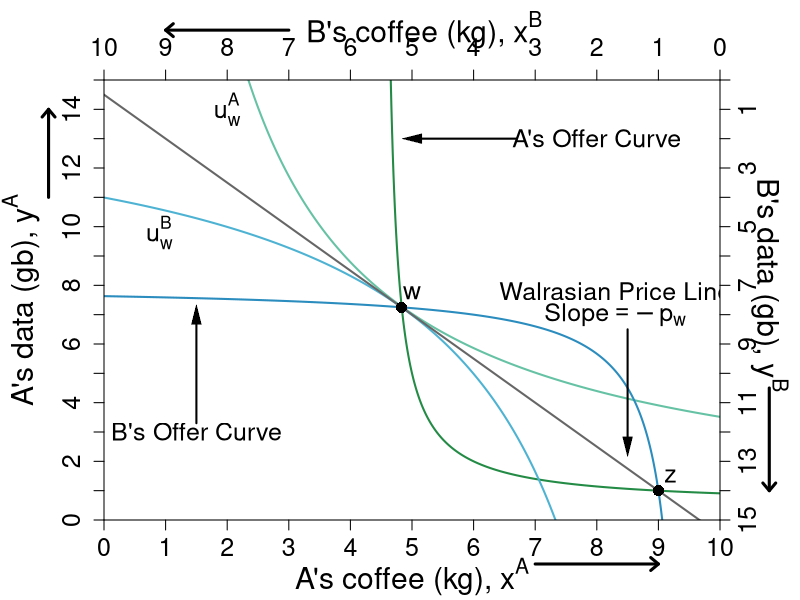

Write the R code that produced this figure.
#' Graph Designer: Simon Halliday, Scott Cohn
#' Authors: Bowles and Halliday
#' Title: Coordination, Conflict and Competition: A Text in Microeconomics

library("shape")

pdf(file = "what_can_markets_do/property_walras_market_2.pdf", width = 9, height = 7)

# Set parameters for graphics
axislabelsize <- 1.8
labelsize <- 1.5
namesize <- 1.8
annotatesize <- 1.5
graphlinewidth <- 2
segmentlinewidth <- 1.5

COL <- c("#7fc97f", "#beaed4", "#fdc086", "#ffff99", "#386cb0", "#f0027f", "#bf5b17", "#666666")
COLA <- c("#e0f3db", "#99d8c9","#66c2a4","#41ae76", "#238b45", "#005824")
COLB <- c("#c6dbef", "#4eb3d3", "#2b8cbe", "#0868ac","#084081")
COLC <- c("#fcfbfd", "#efedf5", "#dadaeb", "#bcbddc", "#9e9ac8", "#807dba", "#6a51a3", "#54278f", "#3f007d")
grays <- gray.colors(25, start = 1, end = 0, alpha = 1)



indiffcurveA1 <- function(x, U = 4, A = 1, a = 0.5) {
  ((((U-2)/A)*(1/x)^a)^(1/(1-a)))
}

indiffcurveA2 <- function(x, U = 4, A = 1, a = 0.5) {
  (((U/A)*(1/x)^a)^(1/(1-a)))
}

indiffcurveA3 <- function(x, U = 5.93, A = 1, a = 0.5) {
  (((U/A)*(1/x)^a)^(1/(1-a)))
}

indiffcurveA4 <- function(x, U = 6.984164, A = 1, a = 0.5) {
  ((((U)/A)*(1/x)^a)^(1/(1-a)))
}

paretoEC <- function(x) {
  (3/2)*x
}

OfferCurveA <- function(x) {
  # x/(x  - 4)
  x / (2*x - 9)
}

mrsplot <- function(x) {
  (13/2)*(x/(9-x)^2)
}

OfferCurveB <- function(x) {
  #15 - (14/2)*(10 - x)/(9 - x)
  (145 - 16*x) / (19 - 2*x)
}

WalrasPrice <- function(x) {
  14.5 - (3/2)*x
}

#Deriving the offer curves: let py = 1
#wA = 8px + 2py = 8px + 2; Demand: x = w/2px => x = 4 + 1/px => px = 1/(x - 4)
#Offer curve is y = px*x => (1/(x-4))*x = x/(x-4) defined for x neq 4
#wA = 2px + 13py = 2px + 13; Demand: x = w/2px => x = 1 + 13/2px => px = 13/2(x - 1)
#B's Offer curve is y = px*x => (13/2)(1/(x-1))*x = (13/2)(x/(x-1)
#Therefore in terms of yA and xA:
#15 - y = (13/2)*(10 - x)/(10 - x - 1)
#Therefore y = 15 - (13/2)*(10-x)/(9 - x) defined for x neq 9
#The tangency of the indifference curve and the offer curve gives mrsplot
#Where mrsplot equals that offer curve, we get x = (3/17)*(51 - sqrt(221)) = 6.376576; 
#So y = 6.022321; therefore u = (6.376576^0.5)*(6.022321^0.5)

indiffcurveBneg1 <- function(x, U = 5.09, A = 1, a = 0.5) {
  15 - (((U/A)*(1/(10 - x))^a)^(1/(1-a)))
}

indiffcurveBneg2 <- function(x, U = 6.33, A = 1, a = 0.5) {
  15 - (((U/A)*(1/(10 - x))^a)^(1/(1-a)))
}

#Aisha happens to have found 8 apples and 2 oranges, 
#and Betty happens to have found 2 apples and 13 oranges. 
#Aisha's utility (8^0.5)*(2^0.5) = 4
#Betty's utility (2^0.5)*(13^0.5) = 5.09



par(mar =  c(4, 5.2, 4, 4))
xlims <- c(0, 10)
ylims <- c(0, 15)
xlims2 <- c(10, 0)
ylims2 <- c(15, 0)

plot(0, 0, xlim = xlims, ylim = ylims, type = "n",
     xlab = expression(paste("A's coffee (kg), ", x^A)),
     ylab = expression(paste("A's data (gb), ", y^A)), 
     #line = 2.5,
     xaxt = "n", 
     yaxt = "n", 
     cex.lab = axislabelsize, 
     bty = "n",
     xaxs = "i", 
     yaxs = "i")


npts <- 500 
npts2 <- 501

#Specify the sequences of points for graphing. 
xx1 <- seq(xlims[1], xlims[2], length.out = npts)
yy1 <- indiffcurveA2(xx1, U = 4, A = 1, a = 0.5)
yy2 <- indiffcurveA2(xx1)


#I need something like xx1 with npts for 
xx2 <- seq(4.5, xlims[2], length.out = npts)
xx3 <- seq(xlims[1], 9.1, length.out = npts)
xx4 <- seq(1, 9.5, length.out = npts)

#Draw the lines for the graphs

lines(xx1, indiffcurveA3(xx1), col = COLA[3], lwd = graphlinewidth)

lines(xx2, OfferCurveA(xx2), col = COLA[5], lwd = graphlinewidth)
lines(xx1, indiffcurveBneg2(xx1), col = COLB[2], lwd = graphlinewidth)

lines(xx3, OfferCurveB(xx3), col = COLB[3], lwd = graphlinewidth)
lines(xx1, WalrasPrice(xx1), col = COL[8], lwd = graphlinewidth)

#Customize ticks and labels for the plot
ticksy <- seq(from = 0, to = 15, by = 1)
ylabels <- seq(from = 0, to = 15, by = 1)
ticksx <- seq(from = 0, to = 10, by = 1)
xlabels <- seq(from = 0, to = 10, by = 1)
axis(1, at = ticksx, pos = 0, labels = xlabels, cex.axis = labelsize)
axis(2, at = ticksy, pos = 0, labels = ylabels, las = 0, cex.axis = labelsize)

#Add arrows:
arrows(-0.9, 11, -0.9, 14, xpd = TRUE, length = 0.1, angle = 40, lwd = 3)
arrows(7, -1.5, 9, -1.5, xpd = TRUE, length = 0.1, angle = 40, lwd = 3)

#Annotation of the three graphs and the NE

text(2, 14, expression(u[w]^A), cex = labelsize)
# 

# #Label B's offer curve
text(1.5, 3, expression("B's Offer Curve"), cex = labelsize)
Arrows(1.5, 3.3, 1.5, 7, col = "black", lty = 1, lwd = 2, arr.type = "triangle", arr.lwd = 0.5)
# 
# # Price Line
text(8, 13, expression(paste("A's Offer Curve")), cex = labelsize)
Arrows(6.7, 13, 5, 13, col = "black", lty = 1, lwd = 2, arr.type = "triangle", arr.lwd = 0.5)


# Walrasian Price Line
text(8.3, 7.8, expression(paste("Walrasian Price Line")), cex = labelsize)
text(8.3, 7, expression(paste("Slope", phantom() == -p[w])), cex = labelsize)
Arrows(8.5, 6.5, 8.5, 2.5, col = "black", lty = 1, lwd = 2, arr.type = "triangle", arr.lwd = 0.5)


# #Add a point for the initial endowment
points(4.8275, 7.25, pch = 16, col = "black", cex = 1.5)
text(5, 7.75, expression(w), cex = labelsize)

#Set up second axes and labels

par(new = TRUE)

#Use the same x and ylims as previously, but with locations switched
xlims2 <- c(10, 0)
ylims2 <- c(15, 0)

#Leave the ylab and xlab blank to ensure no axes titles
plot(0, 0, xlim = xlims2, ylim = ylims2, type = "n",
     xlab = expression(paste("")),
     ylab = expression(paste("")),
     xaxt = "n", 
     yaxt = "n", 
     #cex.lab = 1.2,
     cex.axis = labelsize,
     bty = "n",
     xaxs = "i", 
     yaxs = "i")

#Set up axes at sides 3 and 4 (top and right)
axis(side = 3, at = ticksx, pos = 0, labels = xlabels, cex.axis = labelsize)
axis(side = 4, at = ticksy, pos = 0, labels = ylabels, las = 0, cex.axis = labelsize)
text(4.8, -1.7, expression(paste("B's coffee (kg), ", x^B)), xpd = TRUE, cex = axislabelsize) 
text(-0.8, 7, expression(paste("B's data (gb), ", y^B)), xpd = TRUE, cex = axislabelsize, srt = 270) 

#Add arrows:
arrows(-0.8, 10.5, -0.8, 14, xpd = TRUE, length=0.1,angle=40,lwd=3)
arrows(7, -1.7, 9, -1.7, xpd = TRUE, length=0.1,angle=40,lwd=3)


#Functions for B's indifference curves
indiffcurveB1 <- function(x, U = 5.09, A = 1, a = 0.5) {
  ((((U-2)/A)*(1/x)^a)^(1/(1-a)))
}

indiffcurveB2 <- function(x, U = 5.09, A = 1, a = 0.5) {
  (((U/A)*(1/x)^a)^(1/(1-a)))
}

indiffcurveB3 <- function(x, U = 5.703502, A = 1, a = 0.5) {
  ((((U)/A)*(1/x)^a)^(1/(1-a)))
}

indiffcurveB4 <- function(x, U = 8.244574, A = 1, a = 0.5) {
  ((((U)/A)*(1/x)^a)^(1/(1-a)))
}





#Label B's indifference curves

text(9.1, 5.2, expression(u[w]^B), cex = labelsize)


#Add a point for the initial endowment
points(1, 14, pch = 16, col = "black", cex = 1.5)
text(0.8, 13.5, expression(z), cex = labelsize)









#Calculate TIOLI power allocation for B
#mrs(x,y) => pareto efficient curve is (3/2)x = y
#A's initital utility is 4 = u(8,2) = (8^0.5)*(2^0.5)
#Therefore substitute in the contract curve u_e^A = 4 = (x^A)^(0.5)(3/2*x^A)^0.5
# => x^A = 4/((3/2)^0.5) = 3.27 => x^B = 6.73
# => y^A = 3/2(x^A) = 4.9 => y^B = 10.1

#Add point g for B's TIOLI power
# points(6.73, 10.1, pch = 16, col = "black", cex = 1.5)
# text(6.73, 10.6, expression(g))

#Calculate TIOLI power allocation for A
#mrs(x,y) => pareto efficient curve is (3/2)x = y
#A's initital utility is 4 = u(8,2) = (8^0.5)*(2^0.5)
#Therefore substitute in the contract curve u_e^A = 4 = (x^A)^(0.5)(3/2*x^A)^0.5
# => x^B = 5.09/((3/2)^0.5) = 4.16 => x^A = 5.84
# => y^B = 3/2(x^B) = 6.23 => y^A = 8.77 
#=> u^A = (5.84^0.5)*(8.77^0.5) = 7.156591
#Add point f for A's TIOLI power
# points(4.16, 6.23, pch = 16, col = "black", cex = 1.5)
# text(4.16, 5.8, expression(f))


#Annotating B's endowment
#text(1.8, 12.5, expression(z), cex = labelsize)

#Annotating a point that is a Pareto improvement over e.
#points(3.623424, 8.977679, pch = 16, col = "black", cex = 1.5)
#text(3.623424, 8.4, expression(h))
#(2.94^0.5)*(12.76^0.5)

#Label Pareto Improving Lens
#text(7, 5, expression(paste("Pareto-Improving Lens")))

dev.off()
